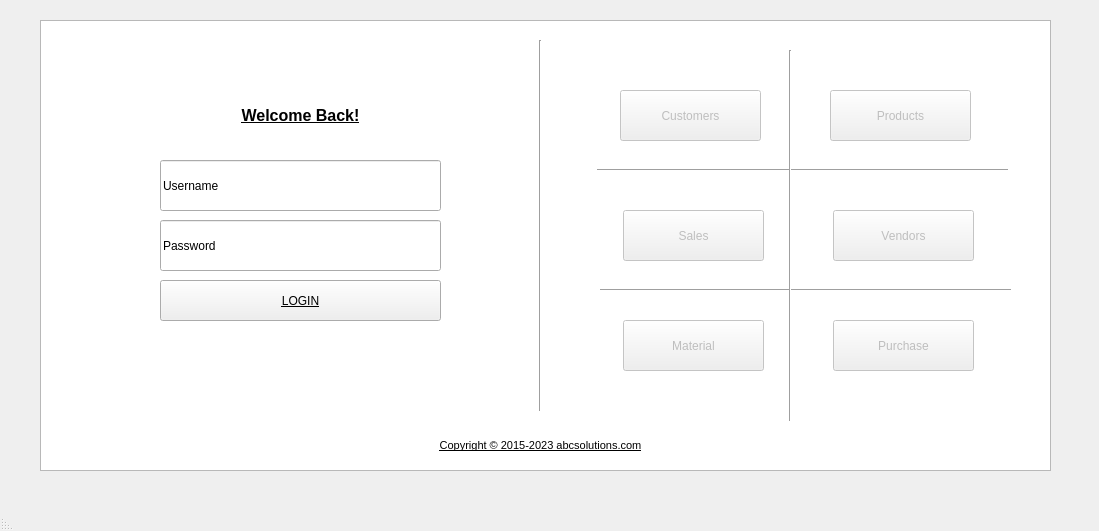
<?xml version="1.0" encoding="UTF-8"?>
<ui version="4.0">
 <class>MainWindow</class>
 <widget class="QMainWindow" name="MainWindow">
  <property name="geometry">
   <rect>
    <x>0</x>
    <y>0</y>
    <width>1099</width>
    <height>531</height>
   </rect>
  </property>
  <property name="windowTitle">
   <string>MainWindow</string>
  </property>
  <property name="layoutDirection">
   <enum>Qt::RightToLeft</enum>
  </property>
  <widget class="QWidget" name="centralwidget">
   <widget class="QLabel" name="label">
    <property name="geometry">
     <rect>
      <x>100</x>
      <y>50</y>
      <width>201</width>
      <height>91</height>
     </rect>
    </property>
    <property name="font">
     <font>
      <pointsize>10</pointsize>
      <weight>75</weight>
      <bold>true</bold>
      <underline>true</underline>
     </font>
    </property>
    <property name="text">
     <string/>
    </property>
   </widget>
   <widget class="QLabel" name="label_5">
    <property name="geometry">
     <rect>
      <x>370</x>
      <y>420</y>
      <width>341</width>
      <height>51</height>
     </rect>
    </property>
    <property name="font">
     <font>
      <pointsize>8</pointsize>
      <weight>50</weight>
      <bold>false</bold>
      <underline>true</underline>
     </font>
    </property>
    <property name="mouseTracking">
     <bool>false</bool>
    </property>
    <property name="tabletTracking">
     <bool>false</bool>
    </property>
    <property name="layoutDirection">
     <enum>Qt::RightToLeft</enum>
    </property>
    <property name="text">
     <string>Copyright © 2015-2023 abcsolutions.com</string>
    </property>
    <property name="alignment">
     <set>Qt::AlignCenter</set>
    </property>
    <property name="wordWrap">
     <bool>true</bool>
    </property>
   </widget>
   <widget class="QGraphicsView" name="graphicsView">
    <property name="geometry">
     <rect>
      <x>40</x>
      <y>20</y>
      <width>1011</width>
      <height>451</height>
     </rect>
    </property>
   </widget>
   <widget class="Line" name="line">
    <property name="geometry">
     <rect>
      <x>530</x>
      <y>40</y>
      <width>20</width>
      <height>371</height>
     </rect>
    </property>
    <property name="orientation">
     <enum>Qt::Vertical</enum>
    </property>
   </widget>
   <widget class="QLineEdit" name="password">
    <property name="geometry">
     <rect>
      <x>160</x>
      <y>220</y>
      <width>281</width>
      <height>51</height>
     </rect>
    </property>
    <property name="font">
     <font>
      <pointsize>9</pointsize>
      <weight>50</weight>
      <bold>false</bold>
     </font>
    </property>
    <property name="text">
     <string>Password</string>
    </property>
    <property name="frame">
     <bool>true</bool>
    </property>
    <property name="readOnly">
     <bool>false</bool>
    </property>
   </widget>
   <widget class="QLineEdit" name="username">
    <property name="geometry">
     <rect>
      <x>160</x>
      <y>160</y>
      <width>281</width>
      <height>51</height>
     </rect>
    </property>
    <property name="font">
     <font>
      <pointsize>9</pointsize>
      <weight>50</weight>
      <bold>false</bold>
     </font>
    </property>
    <property name="text">
     <string>Username</string>
    </property>
    <property name="frame">
     <bool>true</bool>
    </property>
    <property name="dragEnabled">
     <bool>false</bool>
    </property>
    <property name="readOnly">
     <bool>false</bool>
    </property>
   </widget>
   <widget class="QLabel" name="label_8">
    <property name="geometry">
     <rect>
      <x>160</x>
      <y>70</y>
      <width>281</width>
      <height>91</height>
     </rect>
    </property>
    <property name="font">
     <font>
      <pointsize>12</pointsize>
      <weight>75</weight>
      <bold>true</bold>
      <underline>true</underline>
     </font>
    </property>
    <property name="mouseTracking">
     <bool>false</bool>
    </property>
    <property name="tabletTracking">
     <bool>false</bool>
    </property>
    <property name="layoutDirection">
     <enum>Qt::RightToLeft</enum>
    </property>
    <property name="text">
     <string>Welcome Back!</string>
    </property>
    <property name="alignment">
     <set>Qt::AlignCenter</set>
    </property>
    <property name="wordWrap">
     <bool>true</bool>
    </property>
   </widget>
   <widget class="QPushButton" name="loginButton">
    <property name="geometry">
     <rect>
      <x>160</x>
      <y>280</y>
      <width>281</width>
      <height>41</height>
     </rect>
    </property>
    <property name="font">
     <font>
      <pointsize>9</pointsize>
      <underline>true</underline>
     </font>
    </property>
    <property name="text">
     <string>LOGIN</string>
    </property>
   </widget>
   <widget class="QPushButton" name="customerButton">
    <property name="enabled">
     <bool>false</bool>
    </property>
    <property name="geometry">
     <rect>
      <x>620</x>
      <y>90</y>
      <width>141</width>
      <height>51</height>
     </rect>
    </property>
    <property name="text">
     <string>Customers</string>
    </property>
   </widget>
   <widget class="QPushButton" name="productsButton">
    <property name="enabled">
     <bool>false</bool>
    </property>
    <property name="geometry">
     <rect>
      <x>830</x>
      <y>90</y>
      <width>141</width>
      <height>51</height>
     </rect>
    </property>
    <property name="text">
     <string>Products</string>
    </property>
   </widget>
   <widget class="Line" name="line_2">
    <property name="geometry">
     <rect>
      <x>597</x>
      <y>160</y>
      <width>411</width>
      <height>20</height>
     </rect>
    </property>
    <property name="orientation">
     <enum>Qt::Horizontal</enum>
    </property>
   </widget>
   <widget class="QPushButton" name="purchaseButton">
    <property name="enabled">
     <bool>false</bool>
    </property>
    <property name="geometry">
     <rect>
      <x>833</x>
      <y>320</y>
      <width>141</width>
      <height>51</height>
     </rect>
    </property>
    <property name="text">
     <string>Purchase</string>
    </property>
   </widget>
   <widget class="QPushButton" name="materialButton">
    <property name="enabled">
     <bool>false</bool>
    </property>
    <property name="geometry">
     <rect>
      <x>623</x>
      <y>320</y>
      <width>141</width>
      <height>51</height>
     </rect>
    </property>
    <property name="text">
     <string>Material</string>
    </property>
   </widget>
   <widget class="QPushButton" name="salesButton">
    <property name="enabled">
     <bool>false</bool>
    </property>
    <property name="geometry">
     <rect>
      <x>623</x>
      <y>210</y>
      <width>141</width>
      <height>51</height>
     </rect>
    </property>
    <property name="text">
     <string>Sales</string>
    </property>
   </widget>
   <widget class="Line" name="line_4">
    <property name="geometry">
     <rect>
      <x>600</x>
      <y>280</y>
      <width>411</width>
      <height>20</height>
     </rect>
    </property>
    <property name="orientation">
     <enum>Qt::Horizontal</enum>
    </property>
   </widget>
   <widget class="QPushButton" name="vendorsButton">
    <property name="enabled">
     <bool>false</bool>
    </property>
    <property name="geometry">
     <rect>
      <x>833</x>
      <y>210</y>
      <width>141</width>
      <height>51</height>
     </rect>
    </property>
    <property name="text">
     <string>Vendors</string>
    </property>
   </widget>
   <widget class="Line" name="line_3">
    <property name="geometry">
     <rect>
      <x>780</x>
      <y>50</y>
      <width>20</width>
      <height>371</height>
     </rect>
    </property>
    <property name="orientation">
     <enum>Qt::Vertical</enum>
    </property>
   </widget>
   <zorder>graphicsView</zorder>
   <zorder>label</zorder>
   <zorder>label_5</zorder>
   <zorder>line</zorder>
   <zorder>password</zorder>
   <zorder>username</zorder>
   <zorder>label_8</zorder>
   <zorder>loginButton</zorder>
   <zorder>customerButton</zorder>
   <zorder>productsButton</zorder>
   <zorder>line_2</zorder>
   <zorder>purchaseButton</zorder>
   <zorder>materialButton</zorder>
   <zorder>salesButton</zorder>
   <zorder>line_4</zorder>
   <zorder>vendorsButton</zorder>
   <zorder>line_3</zorder>
  </widget>
  <widget class="QMenuBar" name="menubar">
   <property name="geometry">
    <rect>
     <x>0</x>
     <y>0</y>
     <width>1099</width>
     <height>26</height>
    </rect>
   </property>
  </widget>
  <widget class="QStatusBar" name="statusbar"/>
 </widget>
 <resources/>
 <connections/>
</ui>
